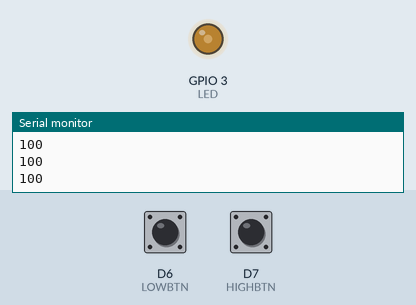
Simulated run of this sketch. Board: ESP8266 (NodeMCU). Shown: output pins drawn as LEDs (lit = HIGH), the last lines printed to the serial monitor. The inputs (shaded band) are chosen by the test bench; at power-on: D6 (LOWBTN) LOW, D7 (HIGHBTN) LOW.

Above: at 1.2 s.
1.3 s: D6 (LOWBTN) pulled HIGH for 1 s
At 2.2 s:
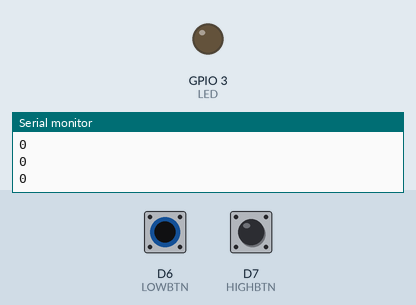
3.8 s: D7 (HIGHBTN) pulled HIGH for 1 s
At 5.8 s:
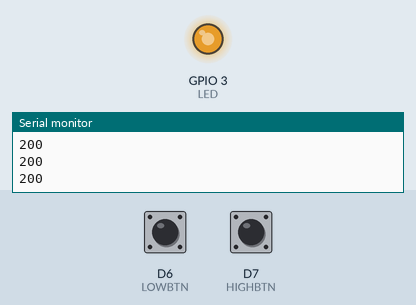
6.8 s: D7 (HIGHBTN) pulled HIGH for 0.15 s
At 7.5 s:
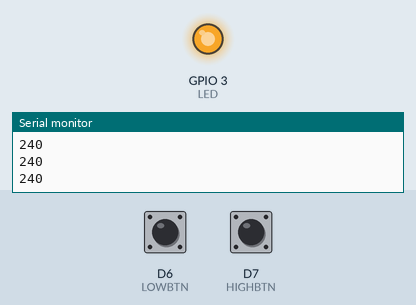
8.5 s: D6 (LOWBTN) pulled HIGH for 3.2 s
At 10.8 s:
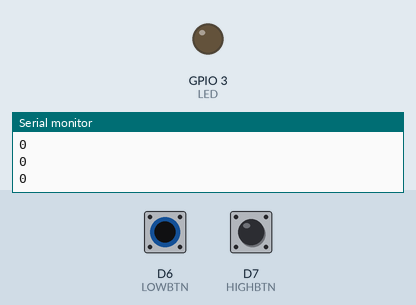
13.2 s: D7 (HIGHBTN) pulled HIGH for 3.2 s
At 15.7 s:
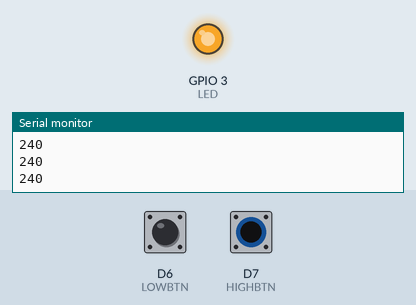
Timing chart, 0 to 17.2 s (numbered marks = the images above; inputs shaded):
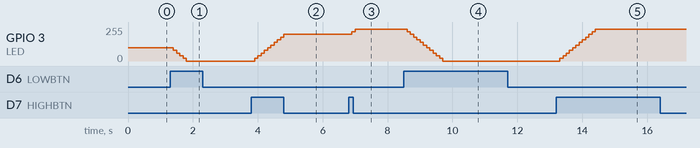

Measured:
- after the input at 1.3 s, GPIO 3 (LED): moves from 100/255 to 0/255 over 0.40 s, starting after 0.10 s
- after the input at 3.8 s, GPIO 3 (LED): moves from 0/255 to 200/255 over 0.90 s, starting after 0.10 s
- after the input at 6.8 s, GPIO 3 (LED): 200/255 → 220/255 after 0.10 s, → 240/255 0.10 s later
- after the input at 8.5 s, GPIO 3 (LED): moves from 240/255 to 0/255 over 1.1 s, starting after 0.11 s
- after the input at 13.2 s, GPIO 3 (LED): moves from 0/255 to 240/255 over 1.1 s, starting after 0.11 s

The sketch:

sol_P.4.4.ino
```cpp
#define LED D9
#define HIGHBTN D7
#define LOWBTN D6

int bright = 100;

void setup()
{
  Serial.begin(9600);
  pinMode(LED, OUTPUT);
  pinMode(HIGHBTN, INPUT);
  pinMode(LOWBTN, INPUT);
}

void loop()
{
  analogWrite(LED, bright);

  if (digitalRead(HIGHBTN) && bright <= 235) {
    bright += 20;
  }

  if (digitalRead(LOWBTN) && bright >= 20) {
    bright -= 20;
  }

  Serial.println(bright);
  delay(100);
}
```
